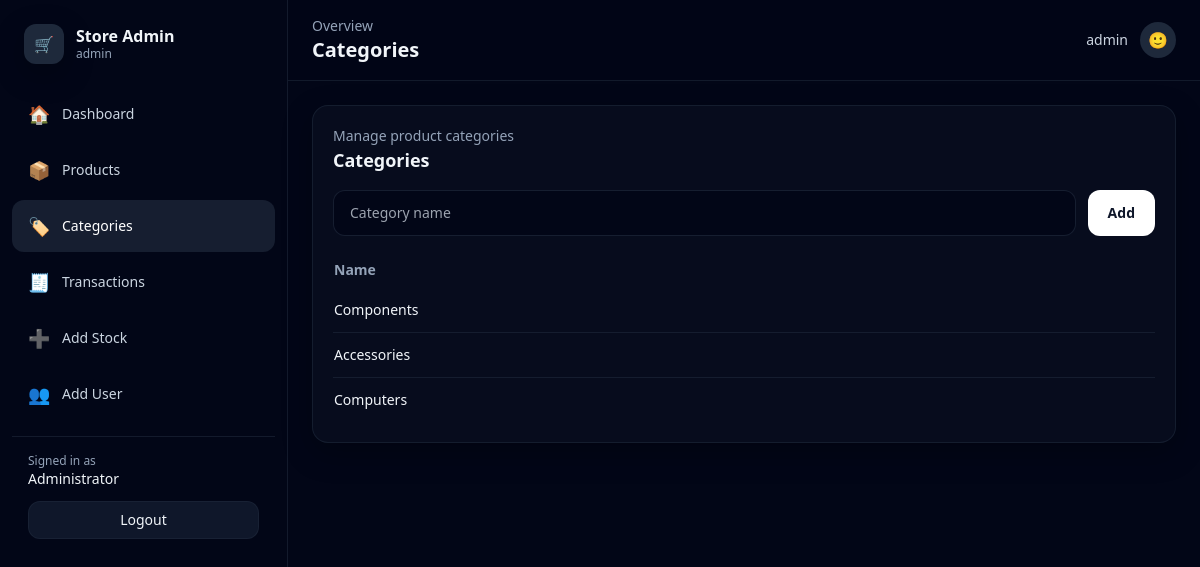
Page /public/index.php?route=categories (signed in) on the committed database.
### tables this page shows
CREATE TABLE categories (
  id INT AUTO_INCREMENT PRIMARY KEY,
  name VARCHAR(120) NOT NULL UNIQUE,
  created_at TIMESTAMP DEFAULT CURRENT_TIMESTAMP
);

### app/Helpers/view.php (called while the page is built, shortened)
<?php
function render(string $view, array $data = []): void {
  require __DIR__ . '/../Views/layout.php';
}

### public/index.php (called while the page is built, shortened)
<?php
require_once __DIR__ . '/../config/db.php';
require_once __DIR__ . '/../app/Helpers/view.php';
$route = $_GET['route'] ?? 'dashboard';
switch ($route) {
  case 'categories':
    require_once __DIR__ . '/../app/Controllers/CategoryController.php';
    $res = CategoryController::index($pdo);
    break;
}
$view = $res['view'];
$data = $res['data'] ?? [];
$data['view'] = $view;
render($view, $data);

### app/Controllers/CategoryController.php (called while the page is built, shortened)
<?php
final class CategoryController {
  public static function index(PDO $pdo): array {
    $categories = $pdo->query("SELECT id, name FROM categories ORDER BY id DESC")->fetchAll();
    return ['view' => 'categories', 'data' => compact('categories')];
  }
}

### app/Views/categories.php (the view, shortened to what this page needs)
<form method="post" action="<?= BASE_URL ?>/public/index.php?route=categories" class="flex flex-col md:flex-row gap-3 mb-4">
  <input name="name" required placeholder="Category name"
    class="flex-1 rounded-xl bg-slate-950 border border-slate-800/70 px-4 py-3 text-sm outline-none focus:ring-2 focus:ring-slate-500">
  <button class="rounded-xl bg-white text-slate-900 px-5 py-3 text-sm font-semibold hover:bg-slate-100">Add</button>
</form>
<div class="overflow-x-auto">
<table class="min-w-full text-sm">
  <thead class="text-slate-400"><tr><th class="text-left py-2">Name</th></tr></thead>
  <tbody class="divide-y divide-slate-800/60">
    <?php foreach ($categories as $c): ?>
      <tr class="hover:bg-slate-950/40"><td class="py-3 font-medium"><?= htmlspecialchars($c['name']) ?></td></tr>
    <?php endforeach; ?>
  </tbody>
</table>
</div>
<?php
require __DIR__ . '/_card.php';

### assets/css/app.css (style rules this page uses)
:root { color-scheme:dark }
* { scrollbar-color:#334155 transparent; scrollbar-width:thin }

### rows in the picture
categories: name "Components"
categories: name "Accessories"
categories: name "Computers"

### other values in the picture
APP_NAME "Store Admin"
$u['role'] "admin"
$item['icon'] "🏠"
$item['label'] "Dashboard"
$item['icon'] "📦"
$item['label'] "Products"
$item['icon'] "🏷️"
$item['label'] "Categories"
$item['icon'] "🧾"
$item['label'] "Transactions"
$item['icon'] "➕"
$item['label'] "Add Stock"
$item['icon'] "👥"
$item['label'] "Add User"
$u['name'] "Administrator"
